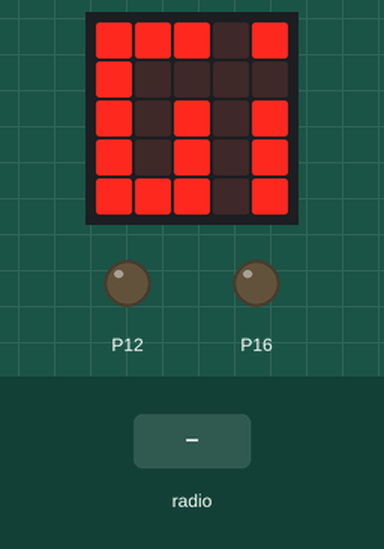
A program run on a simulated BBC micro:bit (MakeCode). Shown: the board's 5×5 LED display, output pins drawn as LEDs (lit = HIGH). The test bench sets the inputs (shaded band).

Above: at 2.6 s.
2.7 s: radio message "1" arrives
At 3.7 s:
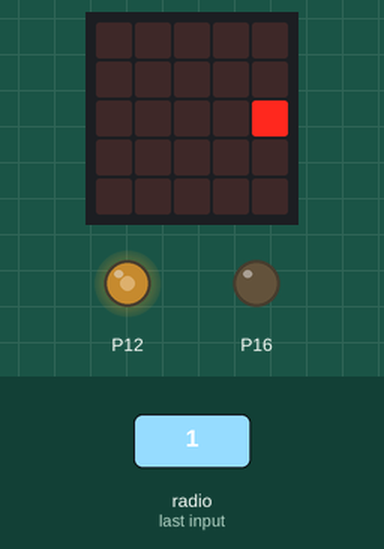
4.2 s: radio message "2" arrives
At 4.8 s:
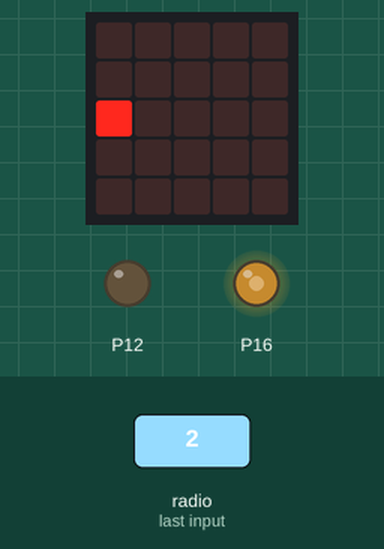
5.7 s: radio message "3" arrives
At 6.9 s:
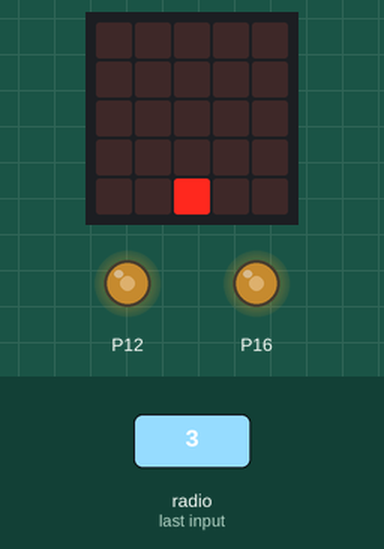
7.2 s: radio message "0" arrives
At 8.3 s:
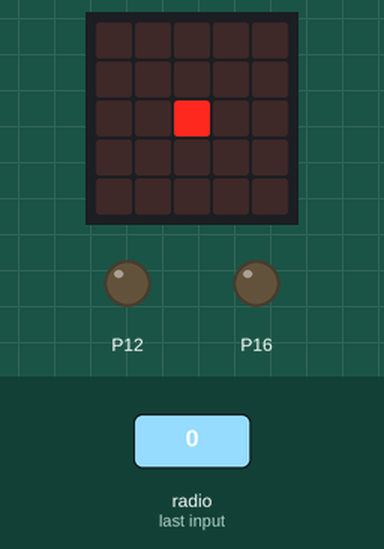
Timing chart, 0 to 9.7 s (numbered marks = the images above; inputs shaded):
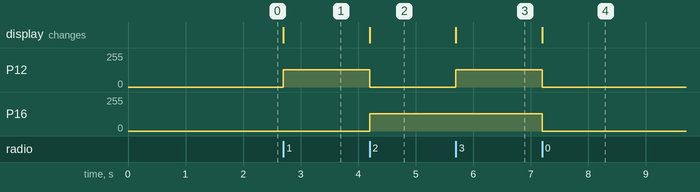

Measured:
- after the input at 2.7 s, P12: 0/255 → 128/255 at once; the display: changes at once (image 1)
- after the input at 4.2 s, P12: 128/255 → 0/255 at once; P16: 0/255 → 128/255 at once; the display: changes at once (image 2)
- after the input at 5.7 s, P12: 0/255 → 128/255 at once; the display: changes at once (image 3)
- after the input at 7.2 s, P12, P16: 128/255 → 0/255 at once; the display: changes at once (image 4)

The program:

main.ts
```typescript
radio.onReceivedNumber(function (receivedNumber) {
    basic.clearScreen()
    if (receivedNumber == 1) {
        pins.analogWritePin(AnalogPin.P12, 512)
        pins.analogWritePin(AnalogPin.P16, 0)
        led.plot(4, 2)
    } else if (receivedNumber == 2) {
        pins.analogWritePin(AnalogPin.P12, 0)
        pins.analogWritePin(AnalogPin.P16, 512)
        led.plot(0, 2)
    } else if (receivedNumber == 3) {
        pins.analogWritePin(AnalogPin.P12, 512)
        pins.analogWritePin(AnalogPin.P16, 512)
        led.plot(2, 4)
    } else if (receivedNumber == 0) {
        pins.analogWritePin(AnalogPin.P12, 0)
        pins.analogWritePin(AnalogPin.P16, 0)
        led.plot(2, 2)
    } else {

    }
})
radio.setGroup(8)
basic.showLeds(`
    # # # . #
    # . . . .
    # . # . #
    # . # . #
    # # # . #
    `)
basic.pause(1000)
```

test.ts
```typescript
// 在這裡測試；當此封包作為擴充功能時，將不會編譯此內容。
```
